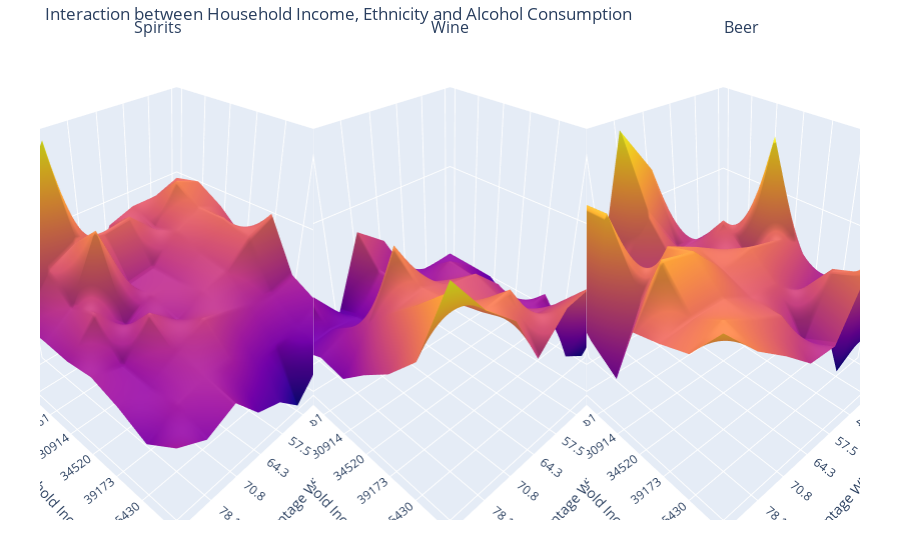

Source (notebook cell):
### Code cell
three_D_multi_plot_factory(
                     dataframe = msoa_combined_year,
                     x_axis  ="annual_median_income_2011" ,
                     y_axis  = "perc_ethnicity_white_2011",
                     title   = "Interaction between Household Income, Ethnicity and Alcohol Consumption",
                     x_title = "Percentage White Inhabitants",
                     y_title = "Median Household Income",
                     z_title = "Kcal in the AAP by Alcohol",
                     aggfunc = np.mean, 
                     category_z  = ["f_spirits", "f_wine", "f_beer"],
                     html_name   = "3D_Multi_Plot_Test",
                     output_html = True,
                     auto_commit = True,
                     quantiles   = [0,.125,.25,.375,.5, .625,.75,.875,1],
                     ).show()

### Figure 1 — Plotly figure (JSON) as saved in the notebook; plotly's stock layout.template omitted (floating-point values rounded to 4 significant figures)
{"data": [{"scene": "scene", "showlegend": false, "showscale": false, "type": "surface", "uid": "8a2bdbe0-1ff5-46a5-ba74-d288bd714abc", "z": [[0.003957, 0.003776, 0.003774, 0.003605, 0.002549, 0.005488, 0.004613, 0.003246], [0.004074, 0.004274, 0.003527, 0.003997, 0.003937, 0.003971, 0.003716, 0.002965], [0.003782, 0.003959, 0.003715, 0.00323, 0.003156, 0.004418, 0.003301, 0.002958], [0.003363, 0.003978, 0.003536, 0.003233, 0.00325, 0.002906, 0.003516, 0.002928], [0.00405, 0.003827, 0.003436, 0.003313, 0.003062, 0.003516, 0.002835, 0.003008], [0.003079, 0.002978, 0.003038, 0.003231, 0.00342, 0.003112, 0.002794, 0.002832], [0.002785, 0.002616, 0.002524, 0.002618, 0.002962, 0.003011, 0.002908, 0.002568], [0.002702, 0.002338, 0.001582, 0.002082, 0.002291, 0.002917, 0.002658, 0.002977]]}, {"scene": "scene2", "showlegend": false, "showscale": false, "type": "surface", "uid": "fd98179e-143f-4e71-92a6-878d36af840a", "z": [[0.008236, 0.01027, 0.0106, 0.01583, 0.01791, 0.01068, 0.01431, 0.009516], [0.008171, 0.01321, 0.01301, 0.01305, 0.01532, 0.01179, 0.01203, 0.01147], [0.01054, 0.01315, 0.01494, 0.01376, 0.01506, 0.01207, 0.01395, 0.01261], [0.008683, 0.01103, 0.01482, 0.01572, 0.01693, 0.0215, 0.01594, 0.0123], [0.009399, 0.01149, 0.01529, 0.01771, 0.01814, 0.01921, 0.01849, 0.01464], [0.009468, 0.01428, 0.01381, 0.01669, 0.01807, 0.01962, 0.02082, 0.01667], [0.007297, 0.009064, 0.01624, 0.0167, 0.02054, 0.02023, 0.02329, 0.01962], [0.01753, 0.01683, 0.01932, 0.01899, 0.01619, 0.02109, 0.02347, 0.02692]]}, {"scene": "scene3", "showlegend": false, "showscale": false, "type": "surface", "uid": "c98b8235-f28d-4f56-a647-1e0261d39b76", "z": [[0.01036, 0.01089, 0.01148, 0.01683, 0.01942, 0.01341, 0.01221, 0.01215], [0.01125, 0.01306, 0.01267, 0.01274, 0.01558, 0.01357, 0.01744, 0.01346], [0.01212, 0.01279, 0.01452, 0.01273, 0.01361, 0.01231, 0.01763, 0.01154], [0.01169, 0.01912, 0.01311, 0.01428, 0.01519, 0.016, 0.01377, 0.01031], [0.01122, 0.01405, 0.01479, 0.01519, 0.01472, 0.01652, 0.01691, 0.0142], [0.01168, 0.01167, 0.01263, 0.01388, 0.0141, 0.01498, 0.0149, 0.01466], [0.008147, 0.007193, 0.01479, 0.01147, 0.01408, 0.01489, 0.01584, 0.01526], [0.01082, 0.01838, 0.01542, 0.01232, 0.01245, 0.01401, 0.01539, 0.0173]]}], "layout": {"annotations": [{"font": {"size": 16}, "showarrow": false, "text": "Spirits", "x": 0.1444, "xanchor": "center", "xref": "paper", "y": 1, "yanchor": "bottom", "yref": "paper"}, {"font": {"size": 16}, "showarrow": false, "text": "Wine", "x": 0.5, "xanchor": "center", "xref": "paper", "y": 1, "yanchor": "bottom", "yref": "paper"}, {"font": {"size": 16}, "showarrow": false, "text": "Beer", "x": 0.8556, "xanchor": "center", "xref": "paper", "y": 1, "yanchor": "bottom", "yref": "paper"}], "autosize": true, "margin": {"b": 40, "l": 40, "r": 40, "t": 40}, "scene": {"aspectmode": "auto", "aspectratio": {"x": 1, "y": 1, "z": 1}, "xaxis": {"nticks": 8, "ticktext": ["21.3", "41.0", "49.7", "57.5", "64.3", "70.8", "78.1", "89.1"], "tickvals": [0, 1, 2, 3, 4, 5, 6, 7], "title": {"text": "Percentage White Inhabitants"}}, "yaxis": {"nticks": 8, "ticktext": ["21176", "25749", "28261", "30914", "34520", "39173", "45430", "61897"], "tickvals": [0, 1, 2, 3, 4, 5, 6, 7], "title": {"text": "Median Household Income"}}, "zaxis": {"title": {"text": "Kcal in the AAP by Alcohol"}}}, "scene2": {"aspectmode": "auto", "aspectratio": {"x": 1, "y": 1, "z": 1}, "xaxis": {"nticks": 8, "ticktext": ["21.3", "41.0", "49.7", "57.5", "64.3", "70.8", "78.1", "89.1"], "tickvals": [0, 1, 2, 3, 4, 5, 6, 7], "title": {"text": "Percentage White Inhabitants"}}, "yaxis": {"nticks": 8, "ticktext": ["21176", "25749", "28261", "30914", "34520", "39173", "45430", "61897"], "tickvals": [0, 1, 2, 3, 4, 5, 6, 7], "title": {"text": "Median Household Income"}}, "zaxis": {"title": {"text": "Kcal in the AAP by Alcohol"}}}, "scene3": {"aspectmode": "auto", "aspectratio": {"x": 1, "y": 1, "z": 1}, "xaxis": {"nticks": 8, "ticktext": ["21.3", "41.0", "49.7", "57.5", "64.3", "70.8", "78.1", "89.1"], "tickvals": [0, 1, 2, 3, 4, 5, 6, 7], "title": {"text": "Percentage White Inhabitants"}}, "yaxis": {"nticks": 8, "ticktext": ["21176", "25749", "28261", "30914", "34520", "39173", "45430", "61897"], "tickvals": [0, 1, 2, 3, 4, 5, 6, 7], "title": {"text": "Median Household Income"}}, "zaxis": {"title": {"text": "Kcal in the AAP by Alcohol"}}}, "title": {"text": "Interaction between Household Income, Ethnicity and Alcohol Consumption"}}}
